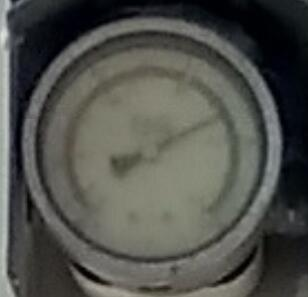
//> input picture 11.jpg, 308 x 297 px
$ ./main   (built with g++ and OpenCV 4)
//> lines starting //> are read from the running program, lines starting //| are printed output that depends on the picture; after the words box and inside, x2 and y2 are one past the last pixel; in counts of white or black regions, pixels touching at a corner belong together
#include<iostream>
#include<math.h>
#include<opencv2/opencv.hpp>
using namespace std;
using namespace cv;

Mat ChooseROI(Mat src_img, Mat template_img, Mat dst_img);
Mat HoughCircle(Mat gray_img, Mat midd_img);
Mat HoughLine(Mat midd_img, Mat midd_line_image);
float CalculateValue();

Point circle_center;
int circle_radius;

Vec4i l;
Vec4i cho_l;

int main(int argc, char** argv)
{
	// Define Window Name
	char window_name[] = "Demo";

	// Define File Path
	char src_image_path[] = "11.jpg";
	char template_path[] = "05.jpg";

	// Create a named window with the name of the file
	cvNamedWindow(window_name);

	// Define Variables
	Mat src_img, template_img, midd_img, midd_line_img,gray_img, dst_img;

	// Load the image from the given file name
	src_img = imread(src_image_path, 1);
//> src_img is the input picture: 297 rows x 308 cols, CV_8UC3; mean B, G, R 77.3, 82.7, 81.6
	template_img = imread(template_path, 1);
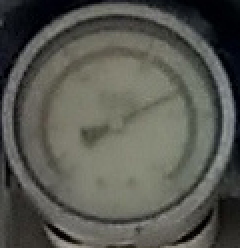
//> input picture 05.jpg, 120 x 124 px (shown 2 times larger)
//> template_img is the input picture: 124 rows x 120 cols, CV_8UC3; mean B, G, R 81.8, 89, 88.2

	// [9 lines of commented-out code are left out]
	midd_img = src_img.clone();
	midd_line_img = src_img.clone();

	// gray
	cvtColor(midd_img, gray_img, COLOR_BGR2GRAY);

	// medianBlur filter
	medianBlur(gray_img, gray_img, 5);

	// HoughCircle
	midd_img = HoughCircle(gray_img, midd_img);

	// HoughLine
	midd_line_img = HoughLine(midd_img, midd_line_img);

	// Line Specify
	// None now

	// Calculate Value
	float angle;
	angle = CalculateValue();

	cout << "偏转角度为： " << angle << "度";

	// Show and save the dstImage
	namedWindow(window_name, CV_WINDOW_NORMAL);
	moveWindow(window_name, 100, 100);
	imshow(window_name, midd_img);
	waitKey(0);

	// Pause
	waitKey(0);
	destroyAllWindows();

	return 0;
}

Mat ChooseROI(Mat src_img, Mat template_img, Mat midd_img) {

	// resize images
	//resize(src_img, src_img, Size(), 0.2, 0.2);
	//resize(template_img, template_img, Size(), 0.2, 0.2);

	// match template
	int match_cols = src_img.cols - template_img.cols + 1;
	int match_rows = src_img.rows - template_img.rows + 1;

	midd_img.create(match_cols, match_rows, CV_32FC1);

	matchTemplate(src_img, template_img, midd_img, CV_TM_SQDIFF_NORMED);
	normalize(midd_img, midd_img, 0, 1, NORM_MINMAX, -1, Mat());

	double minVal = -1;
	double maxVal;
	Point minLoc;
	Point maxLoc;
	Point matchLoc;

	minMaxLoc(midd_img, &minVal, &maxVal, &minLoc, &maxLoc, Mat());

	matchLoc = minLoc;

	rectangle(src_img, matchLoc, Point(matchLoc.x + template_img.cols, matchLoc.y + template_img.rows), Scalar(0, 255, 0), 2, 8, 0);
	// Chooses the input image

	Rect rect(matchLoc.x, matchLoc.y, template_img.cols, template_img.rows);

	midd_img = src_img(rect);

	return midd_img;
}

Mat HoughCircle(Mat gray_img, Mat midd_img) {

	vector<Vec3f> circles;

	HoughCircles(gray_img, circles, HOUGH_GRADIENT, 1,
		gray_img.rows / 16,     // change this value to detect circles with different distances to each other
		100, 30, 127, 138		// change the last two parameters
								// (min_radius & max_radius) to detect larger circles
	);
//> circles = 1 circle (x, y, radius): [151.5, 147.5, 130.7]

	for (size_t i = 0; i < circles.size(); i++)
	{
		Vec3i c = circles[i];
		circle_center = Point(c[0], c[1]);
		// circle center
		// Scalar B G R
		circle(midd_img, circle_center, 1, Scalar(0, 0, 255), 3, LINE_AA);
		// circle outline
		circle_radius = c[2];
		circle(midd_img, circle_center, circle_radius, Scalar(255, 255, 0), 3, LINE_AA);

		// cout << circle_center.x << " " <<circle_center.y << " " << circle_radius << endl;
	}
//> this loop made 1 pass
//> (circle_center, circle_radius) on pass 1: (Point(152, 148), 131)
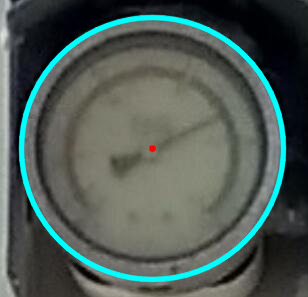
//> midd_img: 297 rows x 308 cols, CV_8UC3; 6.15% of pixels changed, all inside (x1, y1, x2, y2) = (18, 14, 287, 283)

	return midd_img;
}

Mat HoughLine(Mat midd_img, Mat midd_line_img) {

	Mat dst_img, gray_img;

	cvtColor(midd_img, gray_img, COLOR_BGR2GRAY);
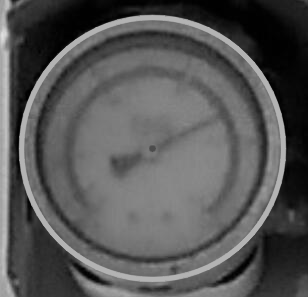
//> gray_img: 297 rows x 308 cols, CV_8UC1; min 0, max 224, mean 87

	// CannyDetect
	Canny(gray_img, midd_line_img, 23, 55, 3);
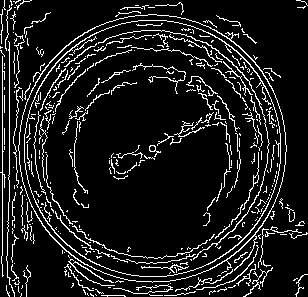
//> midd_line_img: 297 rows x 308 cols, CV_8UC1; 10.8% white in thin lines or dots

	// convert cannied image to a gray one
	cvtColor(midd_line_img, dst_img, CV_GRAY2BGR);
//> dst_img: 297 rows x 308 cols, CV_8UC3; 10.8% white in thin lines or dots

	// define a vector to collect all possible lines
	vector<Vec4i> mylines;
	int g_nthreshold = 39;
	HoughLinesP(midd_line_img, mylines, 1, CV_PI / 180, g_nthreshold + 1, 20, 5);
//> mylines = 111 lines (x1, y1, x2, y2), first 8: [2, 255, 2, 47], [9, 201, 9, 42], [14, 23, 14, 1], [4, 149, 4, 128], [26, 240, 27, 194], [133, 293, 168, 290], [7, 277, 7, 221], [21, 186, 22, 211]

	// draw every line by using for
	for (size_t i = 0; i < mylines.size(); i++)
	{
		l = mylines[i];
		if (((circle_center.x - 10) <= l[0]) && (l[0] <= (circle_center.x + 10)))
			if (((circle_center.y - 10) <= l[1]) && (l[1] <= (circle_center.y + 10)))
				if (((circle_center.x - circle_radius) <= l[2]) && (l[2] <= (circle_center.x + circle_radius)))
					if (((circle_center.y - circle_radius) <= l[3]) && (l[3] <= (circle_center.y + circle_radius)))
					{
						//cout << Point(l[0], l[1]) << " " << Point(l[2], l[3]) << " " << l[0] << " " << circle_center.x - circle_radius << " " << circle_center.x + circle_radius << endl;
						// line(midd_img, Point(l[0], l[1]), Point(l[2], l[3]), Scalar(23, 180, 55), 2, CV_AA);
						cho_l = l;
						line(midd_img, Point(circle_center.x, circle_center.y), Point(cho_l[2], cho_l[3]), Scalar(23, 180, 55), 2, CV_AA);
					}
	}
//> this loop made 111 passes
//> cho_l on pass 24: [149, 147, 218, 115]
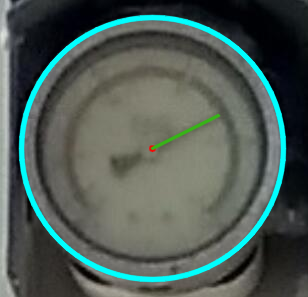
//> midd_img: 297 rows x 308 cols, CV_8UC3; 0.42% of pixels changed, all inside (x1, y1, x2, y2) = (150, 113, 221, 151)

	return midd_img;
}

float CalculateValue() {

	float angle = 0;
	float x, y;

	x = cho_l[2] - cho_l[0];
//> x = 69
	y = -(cho_l[3] - cho_l[1]);
//> y = 32

	// Angle Correction

	if (cho_l[2] > circle_center.x)
		if (cho_l[3] > circle_center.y)
			// first quadrant
			angle = ((3 * 3.14159 / 2) - atan2(x, y)) * 180 / 3.14159;
		else
			// second quadrant
			angle = ((3 * 3.14159 / 2) - atan2(x, y)) * 180 / 3.14159;
//> angle = 204.9
//| 偏转角度为： 204.88度
	else
		if (cho_l[3] < circle_center.y)
			// third quadrant
			angle = ((-3.14159 / 2) - atan2(x, y)) * 180 / 3.14159;
		else
			// fourth quadrant
			angle = ((3 * 3.14159 / 2) - atan2(x, y)) * 180 / 3.14159;

	return angle;
}
